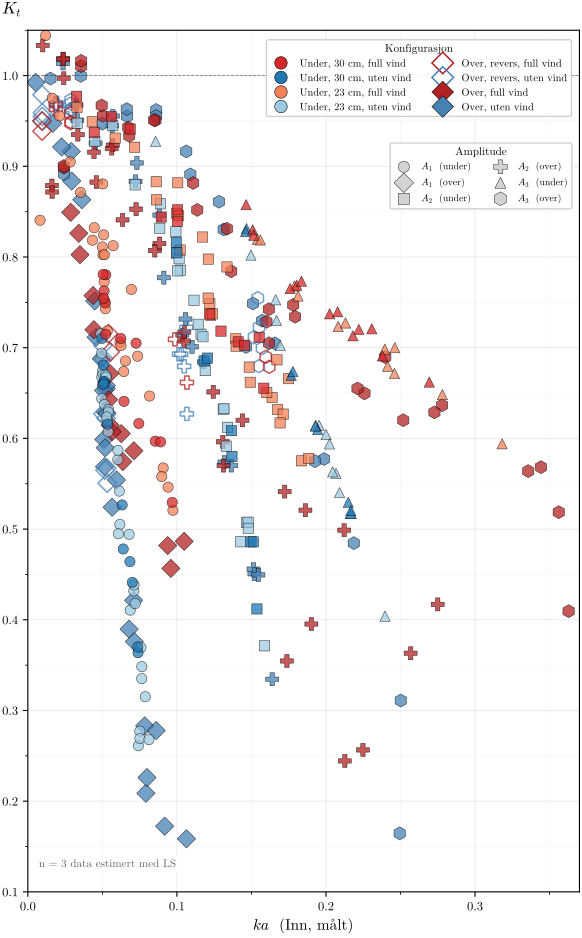

Source code (Python):
"""
All-data damping scatter (CH05 supplementary) — ka variant
==========================================================

Companion to `all_data_damping_scatter.py`. Same scope (cross-condition
overview), x-axis is paddle-only ka per run.

x-axis = `IN Wavenumber (FFT)` × `IN Amplitude (FFT)` [m]. Both factors
are FFT-measured, paddle-tone-only quantities (the pipeline column
`IN ka (FFT)` mixes FFT wavenumber with the time-domain percentile
amplitude, which inflates ka under wind by the wind-wave energy on
top of the paddle wave — misleading for steepness, see CLAUDE.md §16).

Visual language (updated 2026-05-09 — the k-axis sibling still uses the
old hardware-fill convention; this ka variant adopts the
mooring×panel-category scheme established by
analysis_scratch/all_data_damping_scatter_by_mooring.py):

  - Wind condition  → colour hue (red family = full, blue family = no)
  - (Mooring × panel) → colour shade + marker family
      below_loose300 × full    : standard red / blue       | ○ A1, □ A2, △ A3
      below_loose230 × full    : light salmon / light blue | ○ A1, □ A2, △ A3
      above_50 (panel pooled) : pink / turquoise          | ✶ A1 (6-pt),
                                                            ★ A2 (5-pt),
                                                            ✦ A3 (4-pt)

The above_50 pooling (full panel + reverse panel together) is justified
in the appendix table tab:app_panel_pooling — |Δ| ≤ 0.10 in 100% of
cells where both panels were tested.

Run from repo root:
    conda run -n draumkvedet python analysis_scratch/all_data_damping_scatter_ka.py

Outputs:
    analysis_scratch/all_data_damping_scatter_ka.pdf       (scratch quick-view)
    analysis_scratch/all_data_damping_scatter_ka_summary.csv
    output/FIGURES/ch05_damping_all_data_scatter_ka.pdf    (thesis supplementary)
    output/TEXFIGU/ch05_damping_all_data_scatter_ka.tex    (stub; caption from
                                                            FIGURE_CAPTIONS in
                                                            main_save_figures.py)
"""

import sys
import warnings
from pathlib import Path
import glob

warnings.filterwarnings("ignore")

import numpy as np
import pandas as pd
import matplotlib

matplotlib.use("Agg")
import matplotlib.pyplot as plt
import matplotlib.lines as mlines
from matplotlib.ticker import MultipleLocator

BASE = Path(__file__).resolve().parent.parent
sys.path.insert(0, str(BASE))

import os
os.chdir(BASE)

from wavescripts.improved_data_loader import load_analysis_data
from wavescripts.plot_utils import (
    WIND_COLOR_MAP, amp_to_label, apply_thesis_style,
    apply_horizontal_ylabel,
)

apply_thesis_style()

# ── K_t SOURCE: FFT canonical, with three-way LS+PSD fallback ─────────────────
# IMPORTANT — read before changing anything that touches y-values.
#
# K_t plotted on this figure is NOT a flat `OUT/IN (FFT)` read. Per row we
# compute the canonical FFT K_t and ALSO the LS and PSD K_t (using each
# row's `in_probes_used` / `out_probes_used` to know which probes to
# average), then apply a per-row override:
#
#     if |Kt_FFT − Kt_LS| > 0.05  AND  |Kt_FFT − Kt_PSD| > 0.05
#                                AND  |Kt_LS  − Kt_PSD| < 0.05:
#         use Kt_LS         # FFT is the odd one out; LS+PSD agree → trust them
#     else:
#         use Kt_FFT        # canonical
#
# Why: at A3 1.4 Hz nowind above_50 the mar13 run reads Kt_FFT = 0.831
# (an outlier above its fullwind counterparts at ~0.74); Kt_LS = 0.701
# and Kt_PSD = 0.715 agree perfectly and put it cleanly in the field.
# Mechanism: 45 `cut_samples` on probe 9373/340 broke integer-cycle
# coherence in the H&G-snapped FFT window. LS (sinusoid fit at f_paddle)
# and PSD (variance integrated over ±0.1 Hz) are robust to that. See
# the diagnostic memo and CLAUDE.md §6 / §17.
#
# Asymmetric in FFT's favour: ONE substitute method disagreeing isn't
# enough — we require both LS and PSD to disagree with FFT AND to agree
# with each other. Threshold 0.05 sits well above measurement noise:
# scanning all 399 in-scope runs the rule fires on exactly 3 (mar13 1.4Hz
# A3 above_50, mar7 1.1Hz A2 above_50, mar19 1.5Hz A1 loose230), with the
# next-nearest non-trigger at |Kt_FFT − Kt_LS| ≤ 0.03. None of the
# three rescued runs is in the canon thesis-band scope (1.3–1.6 Hz, h100
# lowrange) — they only show up in this supplementary scatter, which
# spans the broader cross-condition record.
#
# Symbol shown on plot is still `K_t` (method-independent). The override
# count and per-row triggers are printed at runtime and recorded in each
# view's figure-stub provenance block. To go back to pure FFT, set
# OVERRIDE_THRESHOLD = float("inf") below — the rule will then never fire.
#
# Sibling: analysis_scratch/under_and_over_mooring_scatter_k.py implements
# the identical rule (k-axis view of the same data subset). Keep the two
# in sync if you change anything here.
OVERRIDE_THRESHOLD = 0.05

# ── I/O ────────────────────────────────────────────────────────────────────────
SCRATCH_PDF = Path(__file__).parent / "all_data_damping_scatter_ka.pdf"
SCRATCH_CSV = Path(__file__).parent / "all_data_damping_scatter_ka_summary.csv"

THESIS_NAME = "ch05_damping_all_data_scatter_ka"
OUT_PDF  = BASE / "output" / "FIGURES" / f"{THESIS_NAME}.pdf"
OUT_STUB = BASE / "output" / "TEXFIGU" / f"{THESIS_NAME}.tex"
CHAPTER  = "05"

K_COL = "IN Wavenumber (FFT)"
A_COL = "IN Amplitude (FFT)"

# ── 1. Load everything ─────────────────────────────────────────────────────────
print("1. Loading all processed folders …")
all_dirs = sorted(glob.glob(str(BASE / "waveprocessed" / "PROCESSED-*")))
print(f"   {len(all_dirs)} folders")
meta, _, _, _ = load_analysis_data(*all_dirs, load_processed=False)
print(f"   {len(meta)} total rows")

# ── 2. Filter & categorize by (mooring × panel) ───────────────────────────────
wave = meta[
    meta["WaveFrequencyInput [Hz]"].notna()
    & (meta["WaveFrequencyInput [Hz]"] > 0)
    & meta["PanelCondition"].isin(["full", "reverse"])
    & meta["WindCondition"].isin(["no", "full"])
    & (meta["quality_flag"] == "ok")
    & meta["OUT/IN (FFT)"].notna()
    & meta[K_COL].notna()
    & meta[A_COL].notna()
    # in/out_probes_used drive the per-method K_t recomputation below.
    # If they're missing on a row, we can't apply the three-way override
    # rule, so drop the row from this figure's scope.
    & meta["in_probes_used"].notna()
    & meta["out_probes_used"].notna()
].copy()

n_extreme = ((wave["OUT/IN (FFT)"] > 2.0) | (wave["OUT/IN (FFT)"] < 0.1)).sum()
wave_clip = wave[(wave["OUT/IN (FFT)"] <= 2.0) & (wave["OUT/IN (FFT)"] >= 0.1)].copy()
print(f"   {len(wave)} wave/quality=ok runs in scope ({n_extreme} extreme outliers clipped)")

n_drop_2hz = int((wave_clip["WaveFrequencyInput [Hz]"] >= 2.0).sum())
wave_clip = wave_clip[wave_clip["WaveFrequencyInput [Hz]"] < 2.0].copy()
print(f"   {len(wave_clip)} after dropping {n_drop_2hz} run(s) at f >= 2.0 Hz")

# Drop the 3 oddball above_200 mooring runs — not in any thesis category.
n_above200 = int((wave_clip["Mooring"] == "above_200").sum())
wave_clip = wave_clip[wave_clip["Mooring"] != "above_200"].copy()
if n_above200:
    print(f"   dropped {n_above200} runs at Mooring=above_200")

# Paddle-only ka: FFT wavenumber × FFT amplitude (mm → m).
wave_clip["ka"] = (wave_clip[K_COL].astype(float)
                   * wave_clip[A_COL].astype(float) / 1000.0)

# ── K_t override rule — see top-of-file IMMUTABLE block for full reasoning ───
# Per row: recompute K_t under each of the three amplitude methods (FFT, LS,
# PSD) using `in_probes_used` / `out_probes_used` to know which probes
# contribute. Then keep canonical FFT unless FFT contradicts BOTH LS and
# PSD, AND those two agree with each other — in which case use LS.
def _kt_method(row, method_suffix):
    inp = [p.strip() for p in str(row["in_probes_used"]).split("+")]
    out = [p.strip() for p in str(row["out_probes_used"]).split("+")]
    try:
        a_in  = float(np.nanmean([row[f"Probe {p} Amplitude{method_suffix}"] for p in inp]))
        a_out = float(np.nanmean([row[f"Probe {p} Amplitude{method_suffix}"] for p in out]))
        if a_in <= 0 or not np.isfinite(a_in) or not np.isfinite(a_out):
            return np.nan
        return a_out / a_in
    except KeyError:
        return np.nan

wave_clip["Kt_FFT_recomp"] = wave_clip.apply(lambda r: _kt_method(r, " (FFT)"), axis=1)
wave_clip["Kt_LS"]         = wave_clip.apply(lambda r: _kt_method(r, " (LS)"),  axis=1)
wave_clip["Kt_PSD"]        = wave_clip.apply(lambda r: _kt_method(r, " (PSD)"), axis=1)
wave_clip["Kt_canon"]      = wave_clip["OUT/IN (FFT)"].astype(float)

_dF  = (wave_clip["Kt_canon"] - wave_clip["Kt_LS"]).abs()
_dP  = (wave_clip["Kt_canon"] - wave_clip["Kt_PSD"]).abs()
_dLP = (wave_clip["Kt_LS"]    - wave_clip["Kt_PSD"]).abs()
_override = (_dF > OVERRIDE_THRESHOLD) & (_dP > OVERRIDE_THRESHOLD) & (_dLP < OVERRIDE_THRESHOLD)
wave_clip["Kt_override"] = _override
wave_clip["Kt_eff"] = np.where(_override, wave_clip["Kt_LS"], wave_clip["Kt_canon"])

print(f"\n   K_t override (FFT → LS) fires on "
      f"{int(_override.sum())} of {len(wave_clip)} runs "
      f"(threshold |ΔKt| > {OVERRIDE_THRESHOLD}, LS+PSD agreement required)")
if _override.any():
    _cols = ["WaveFrequencyInput [Hz]", "WaveAmplitudeInput [Volt]",
             "WindCondition", "Mooring", "PanelCondition",
             "Kt_canon", "Kt_LS", "Kt_PSD"]
    print(wave_clip[_override][_cols].to_string())
    print("   Override paths:")
    for _p in wave_clip[_override]["path"]:
        print(f"     {_p.split('/wavedata/', 1)[1]}")

print(f"   freq range: [{wave_clip['WaveFrequencyInput [Hz]'].min():.2f}, "
      f"{wave_clip['WaveFrequencyInput [Hz]'].max():.2f}] Hz")

# Compose the (mooring × panel) category — above_50 split by panel
# orientation (2026-05-09): per user request, reverse panel data on
# above_50 must be visually distinguishable from full panel. Below
# moorings still keep the "_full" suffix because they only have full
# panel data in canon. The pooling justification (app_panel_pooling)
# still holds for the matching table; this split applies to the
# scatter figure only.
def _category(row):
    m = row["Mooring"]; p = row["PanelCondition"]
    if m == "below_90_loose300" and p == "full":     return "below_loose300_full"
    if m == "below_90_loose230" and p == "full":     return "below_loose230_full"
    if m == "above_50"          and p == "full":     return "above_50_full"
    if m == "above_50"          and p == "reverse":  return "above_50_reverse"
    return "other"

wave_clip["category"] = wave_clip.apply(_category, axis=1)
n_other = int((wave_clip["category"] == "other").sum())
if n_other:
    print(f"   {n_other} runs in 'other' category dropped")
    wave_clip = wave_clip[wave_clip["category"] != "other"].copy()

print("\n2. Counts per category × wind:")
print(wave_clip.groupby(["category", "WindCondition"]).size().unstack(fill_value=0).to_string())
print(f"   total: {len(wave_clip)} runs")

# ── 3. Save summary CSV ───────────────────────────────────────────────────────
summary = (wave_clip.groupby(["category", "WindCondition", "PanelCondition"])
                     .agg(n=("path", "count"),
                          freq_min=("WaveFrequencyInput [Hz]", "min"),
                          freq_max=("WaveFrequencyInput [Hz]", "max"),
                          ka_min=("ka", "min"),
                          ka_max=("ka", "max"),
                          out_in_mean=("OUT/IN (FFT)", "mean"),
                          out_in_std=("OUT/IN (FFT)", "std"))
                     .reset_index())
summary.to_csv(SCRATCH_CSV, index=False)
print(f"\n   Summary → {SCRATCH_CSV.relative_to(BASE)}")

# ── 4. Plot — single figure, mooring×panel categories pooled per by_mooring ──
# Above_50 (over-mooring) palette (2026-05-09, professional pass):
# steel blue (nowind) + firebrick (fullwind). Both are classical matplotlib
# named colours — clearly in the red/blue family, more muted than the
# canon vibrant red/blue (loose300) and clearly distinct from the light
# salmon/light blue (loose230). Below moorings unchanged.
#
# History (over-mooring colour iterations):
#   morning : turquoise / pink  (#17BECF / #E377C2)  — felt cartoonish
#   mid-day : yellow / purple   (#FFD60A / #9467BD)  — too saturated
#   evening : turquoise / magenta (#17BECF / #D81B7A) — bright, garish
#   final   : steel blue / firebrick (#4682B4 / #B22222) — muted, classical
ABOVE_FULLWIND_COLOR = "#B22222"   # firebrick (muted dark red)
ABOVE_NOWIND_COLOR   = "#4682B4"   # steel blue (muted blue)

COLORS = {
    ("below_loose300_full", "no"):   WIND_COLOR_MAP["no"],   # standard blue
    ("below_loose300_full", "full"): WIND_COLOR_MAP["full"], # standard red
    ("below_loose230_full", "no"):   "#9ECAE1",              # light blue
    ("below_loose230_full", "full"): "#F4815A",              # orange salmon
                                                             # (shifted from
                                                             # #FCAE91 to widen
                                                             # gap to magenta)
    ("above_50_full",       "no"):   ABOVE_NOWIND_COLOR,
    ("above_50_full",       "full"): ABOVE_FULLWIND_COLOR,
    ("above_50_reverse",    "no"):   ABOVE_NOWIND_COLOR,
    ("above_50_reverse",    "full"): ABOVE_FULLWIND_COLOR,
}

# Categories where the marker is rendered HOLLOW (no fill, colour goes
# to the outline). Currently used to distinguish above_50 reverse from
# above_50 full panel.
HOLLOW_CATEGORIES = {"above_50_reverse"}

CATEGORY_LABELS = {
    "below_loose300_full": "Under, 30 cm",
    "below_loose230_full": "Under, 23 cm",
    "above_50_full":       "Over",                # mm dropped — implicit
    "above_50_reverse":    "Over, revers",        # only flag the deviation
}

CATEGORY_ORDER = [
    "above_50_full",         # bottom — paint under
    "above_50_reverse",      # bottom-ish; hollow stars sit just above above_50_full
    "below_loose230_full",
    "below_loose300_full",   # top — canonical reference most visible
]

# Marker per (category, amp). Below moorings use the project amp-tier
# convention; above_50 (both panels) uses three visually distinct shapes
# — diamond / filled-plus / hexagon. Pentagon (`p`) was tried for A2 but
# read as too similar to the hexagon at small thesis-figure sizes; the
# filled plus (`P`) breaks the polygon pattern entirely and pops cleanly.
# All three render hollow (face='none', colour to outline) for the
# reverse-panel split. Full vs reverse panel is encoded by fill (see
# HOLLOW_CATEGORIES), not shape.
MARKERS = {
    "below_loose300_full": {0.10: "o",  0.20: "s",  0.30: "^"},
    "below_loose230_full": {0.10: "o",  0.20: "s",  0.30: "^"},
    "above_50_full":       {0.10: "D",  0.20: "P",  0.30: "h"},
    "above_50_reverse":    {0.10: "D",  0.20: "P",  0.30: "h"},
}
WIND_LABEL = {"no": "uten vind", "full": "full vind"}
MARKER_SIZE = 55
ALPHA = 0.75
EDGE_LW = 0.4

def _round_amp(v): return round(float(v), 2)

# ── Shared axis envelope so the 3 views (all / under / over) compare 1:1 ─────
# Computed from the all-data subset so each view sits inside the same box.
XLIM = (0.0, max(0.36, wave_clip["ka"].max() * 1.02))
YLIM = (0.1, 1.05)   # ceiling at 1.05 — drops K_t > 1 outliers (probe
                     # dropouts) and tightens the y-axis, freeing the
                     # top band for the stacked legends (2026-05-09).


def _make_view(sub: pd.DataFrame, *,
               categories: list[str],
               figure_name: str,
               plot_type: str,
               view_label: str,
               draw_fits: bool = True) -> None:
    """Build one scatter figure restricted to ``categories``, save PDF + stub.

    Same axes / encoding as the parent (all-data) figure — only the
    category set changes per view. Shared XLIM/YLIM keeps the three
    views directly comparable.
    """
    # Sized for A4 portrait minus 1-inch margins (8.27" × 11.69" →
    # 6.27" × 9.69" printable area). Tall aspect gives the K_t axis more
    # vertical real estate than the previous near-square (8.5, 8.0).
    fig, ax = plt.subplots(figsize=(6.27, 9.69))

    # Plot order: same as in CATEGORY_ORDER, restricted to this view.
    plot_order = [c for c in CATEGORY_ORDER if c in categories]
    for cat in plot_order:
        sub_cat = sub[sub["category"] == cat]
        if sub_cat.empty:
            continue
        for wind in ("no", "full"):
            for amp_v in (0.10, 0.20, 0.30):
                s = sub_cat[(sub_cat["WindCondition"] == wind)
                            & (sub_cat["WaveAmplitudeInput [Volt]"].apply(_round_amp) == amp_v)]
                if s.empty:
                    continue
                color  = COLORS.get((cat, wind), "gray")
                marker = MARKERS[cat][amp_v]
                sz = MARKER_SIZE * (1.6 if cat.startswith("above_50") else 1.0)
                # Reverse-panel above_50 cells render hollow: facecolour
                # is "none", outline gets the wind colour. Full panel
                # (and all below moorings) render solid with black outline.
                hollow = cat in HOLLOW_CATEGORIES
                face_color = "none" if hollow else color
                edge_color = color  if hollow else "black"
                edge_lw    = 1.1    if hollow else EDGE_LW
                # y-source: Kt_eff = per-row FFT→LS override (see top-of-file block).
                ax.scatter(
                    s["ka"], s["Kt_eff"],
                    facecolors=face_color, edgecolors=edge_color,
                    marker=marker, s=sz,
                    linewidths=edge_lw, alpha=ALPHA,
                    zorder=3 if cat == "below_loose300_full" else 2,
                )
                # Thin per-cell linear fit (one line per (cat × amp × wind))
                # — direct visual companion to the table rows. Span = cell's
                # actual ka range. Style: very thin + low alpha so dots stay
                # primary; colour matches dot face for visual binding to the
                # cell. Reverse-panel cells use a dashed line so the line
                # itself echoes the hollow-marker convention. Skip if the
                # cell has fewer than 2 unique ka values. Disabled in the
                # combined view (draw_fits=False) — 18 lines on 399 dots
                # was too dense to read.
                if draw_fits:
                    ka_cell = s["ka"].to_numpy(float)
                    # Kt_eff: per-row FFT→LS override rule (see top-of-file block).
                    kt_cell = s["Kt_eff"].to_numpy(float)
                    if len(ka_cell) >= 2 and ka_cell.std() > 1e-9:
                        p = np.polyfit(ka_cell, kt_cell, deg=1)
                        x_line = np.array([ka_cell.min(), ka_cell.max()])
                        y_line = np.polyval(p, x_line)
                        ax.plot(
                            x_line, y_line,
                            color=color, lw=0.6, alpha=0.55,
                            linestyle=(0, (3, 1.5)) if hollow else "-",
                            zorder=4 if cat == "below_loose300_full" else 3,
                            solid_capstyle="round",
                        )

    ax.axhline(1.0, color="black", lw=0.6, ls="--", alpha=0.5)
    ax.set_xlabel(r"$ka$  (Inn, målt)", fontsize=11)
    ax.set_ylabel("")
    ax.yaxis.set_major_locator(MultipleLocator(0.1))
    ax.yaxis.set_minor_locator(MultipleLocator(0.05))
    ax.xaxis.set_major_locator(MultipleLocator(0.1))
    ax.xaxis.set_minor_locator(MultipleLocator(0.05))
    ax.grid(which="major", alpha=0.30, lw=0.6)
    ax.grid(which="minor", alpha=0.15, lw=0.4)
    ax.set_xlim(*XLIM); ax.set_ylim(*YLIM)

    # LS-override count annotation (lower-left corner of the data area).
    # See top-of-file IMMUTABLE block for the override rule. Always rendered,
    # even when n=0, so the reader knows the check was applied.
    _n_ls_swap = int(sub[sub["category"].isin(categories)]["Kt_override"].sum())
    ax.text(
        XLIM[0] + 0.02 * (XLIM[1] - XLIM[0]),
        YLIM[0] + 0.025,
        f"n = {_n_ls_swap} data estimert med LS",
        ha="left", va="bottom",
        fontsize=8, color="#555555", alpha=0.90,
        bbox=dict(boxstyle="round,pad=0.25",
                  facecolor="white", alpha=0.80, edgecolor="none"),
        zorder=5,
    )

    # Configuration legend (cat × wind) — only entries relevant to this view.
    # Reverse-panel above_50 entries render hollow (face='none'); the wind
    # colour goes to the marker outline so the legend mirrors the figure.
    # n-counts dropped from labels 2026-05-09 — they live in the companion
    # tables (tab:ch05_damping_*_scatter_ka_table) where they're easier to
    # compare across cells.
    config_handles = []
    for cat in plot_order[::-1]:
        is_above = cat.startswith("above_50")
        # Legend exemplar = the A1 marker from the family (parallel to
        # below where exemplar = "o" = MARKERS[*]/0.10). Picks the family's
        # "smoothest" shape so the cat × wind legend reads compactly.
        cat_marker_exemplar = "D" if is_above else "o"
        cat_msize = 11 if is_above else 9
        hollow = cat in HOLLOW_CATEGORIES
        for wind, wlabel in (("full", "full vind"),
                             ("no",   "uten vind")):
            wind_color = COLORS[(cat, wind)]
            mfc = "none"      if hollow else wind_color
            mec = wind_color  if hollow else "black"
            mew = 1.1         if hollow else 0.4
            config_handles.append(
                mlines.Line2D([], [],
                              marker=cat_marker_exemplar, linestyle="None",
                              markerfacecolor=mfc,
                              markeredgecolor=mec, markeredgewidth=mew,
                              markersize=cat_msize,
                              label=f"{CATEGORY_LABELS[cat]}, {wlabel}")
            )

    # Amplitude legend — only the marker family present in this view.
    amp_handles = []
    has_below = any(c.startswith("below_") for c in plot_order)
    has_above = any(c.startswith("above_50") for c in plot_order)
    for v in (0.10, 0.20, 0.30):
        if has_below:
            amp_handles.append(
                mlines.Line2D([], [], color="black",
                              marker=MARKERS["below_loose300_full"][v], linestyle="None",
                              markersize=8, markerfacecolor="lightgray",
                              markeredgecolor="black", markeredgewidth=0.3,
                              label=f"{amp_to_label(v)}{'  (under)' if has_above else ''}")
            )
        if has_above:
            amp_handles.append(
                mlines.Line2D([], [], color="black",
                              marker=MARKERS["above_50_full"][v], linestyle="None",
                              markersize=10, markerfacecolor="lightgray",
                              markeredgecolor="black", markeredgewidth=0.3,
                              label=f"{amp_to_label(v)}{'  (over)' if has_below else ''}")
            )
    amp_legend_ncol = 2 if (has_below and has_above) else 1

    # Both legends stack in the upper-right corner (2026-05-09 layout):
    # Konfigurasjon legend on top (wide — typically 2 columns), Amplitude
    # legend immediately below it. Y-axis ceiling at 1.05 frees the top
    # band of the data area; legends sit there without occluding dots.
    # Amplitude legend's anchor y is computed from Konfigurasjon's
    # rendered bbox so the spacing is correct regardless of how many
    # rows Konfigurasjon ends up using.
    leg_cfg = ax.legend(handles=config_handles, loc="upper right",
                        bbox_to_anchor=(0.995, 0.995),
                        fontsize=7.5, framealpha=0.92,
                        title="Konfigurasjon", title_fontsize=8,
                        ncol=2 if len(config_handles) >= 4 else 1)
    ax.add_artist(leg_cfg)

    # Force a draw so leg_cfg has a real bbox; transform it into axes
    # coordinates and drop the amplitude legend just below it.
    fig.canvas.draw()
    leg_cfg_bbox = leg_cfg.get_window_extent().transformed(ax.transAxes.inverted())
    amp_anchor_y = leg_cfg_bbox.y0 - 0.010   # tiny gap

    ax.legend(handles=amp_handles, loc="upper right",
              bbox_to_anchor=(0.995, amp_anchor_y),
              fontsize=7, framealpha=0.92,
              title="Amplitude", title_fontsize=8,
              ncol=amp_legend_ncol)

    n_total = len(sub[sub["category"].isin(categories)])
    print(f"\n   {view_label}:  n = {n_total} kjøringer")

    fig.subplots_adjust(left=0.10, right=0.98, top=0.95, bottom=0.06)
    apply_horizontal_ylabel(ax, r"$K_t$", fontsize=12)

    # Save → output/FIGURES + stub
    out_pdf  = BASE / "output" / "FIGURES" / f"{figure_name}.pdf"
    out_stub = BASE / "output" / "TEXFIGU" / f"{figure_name}.tex"
    out_pdf.parent.mkdir(parents=True, exist_ok=True)
    out_stub.parent.mkdir(parents=True, exist_ok=True)
    fig.savefig(out_pdf, bbox_inches="tight", pad_inches=0.02)
    print(f"   Saved → {out_pdf.relative_to(BASE)}")

    # Stub
    import wavescripts.plot_utils as pu
    pu.ACTIVE_DATASETS = [Path(d).name for d in all_dirs]
    cats_str = ", ".join(categories)
    sub_view = sub[sub["category"].isin(categories)]
    _meta_stub = pu.build_fig_meta(
        {
            "filters": {
                "PanelCondition":   "full + reverse" if "above_50" in categories else "full",
                "WindCondition":    "no, full",
                "quality_flag":     "ok",
                "categories":       cats_str,
            },
            "plotting": {"figure_name": figure_name},
        },
        chapter=CHAPTER,
        extra={"script": "analysis_scratch/all_data_damping_scatter_ka.py"},
        computed_in=("analysis_scratch/all_data_damping_scatter_ka.py "
                     f"(view: {view_label})"),
        data_class="DELEG",
        findings_doc=None,
        fft_window_hz=0.1,
        extra_params=(
            f"all PROCESSED-* folders ({len(all_dirs)}). Same filter as the "
            f"parent ch05_damping_all_data_scatter_ka, restricted to "
            f"categories: {cats_str}. "
            f"x-axis = paddle-only ka = `IN Wavenumber (FFT)` × `IN Amplitude "
            f"(FFT)` [m] (FFT-measured, paddle-tone-only). "
            f"Encoding: same as parent — colour shade encodes mooring (within "
            f"red/blue families); marker family encodes mooring family "
            f"(○/□/△ for below; 6/5/4-pt stars for above_50). "
            f"Shared XLIM/YLIM with the parent for direct visual comparison. "
            f"K_t SOURCE: canonical OUT/IN (FFT) with per-row LS+PSD override "
            f"— if |Kt_FFT−Kt_LS|>{OVERRIDE_THRESHOLD} AND "
            f"|Kt_FFT−Kt_PSD|>{OVERRIDE_THRESHOLD} AND "
            f"|Kt_LS−Kt_PSD|<{OVERRIDE_THRESHOLD}, use Kt_LS (FFT broken on "
            f"that run — typically by cut_samples breaking window cycle "
            f"coherence). Override fires on 3/399 in-scope runs across the "
            f"full dataset, none of which is in the canon thesis-band scope. "
            f"See script's top-of-file IMMUTABLE block."
        ),
        extra_stats={
            "n_total":  len(sub_view),
            **{f"n_{c}": int((sub_view["category"] == c).sum()) for c in categories},
            "ka_min":   float(sub_view["ka"].min()),
            "ka_max":   float(sub_view["ka"].max()),
            # n_kt_override = runs in this view where the FFT-vs-LS+PSD
            # rule swapped Kt_FFT for Kt_LS. See top-of-script IMMUTABLE.
            "n_kt_override": int(sub_view["Kt_override"].sum()),
            "kt_override_threshold": OVERRIDE_THRESHOLD,
        },
    )
    pu.write_figure_stub(_meta_stub, plot_type=plot_type,
                         subfig_filenames=[figure_name],
                         thispagestyle="empty")
    print(f"   Stub → {out_stub.relative_to(BASE)}")
    plt.close(fig)


# ── 4./5./6. Build all three views ────────────────────────────────────────────
print("\n3. Building views …")
VIEWS = [
    # Combined view: regression lines OFF — 18 thin lines over 399 dots
    # was visually overcrowded. The under/over subviews keep their lines
    # since they're sparse enough to read; the combined view leans on the
    # tables for per-cell numbers (tab:ch05_damping_all_data_scatter_ka_table).
    {"name": "all",   "categories": CATEGORY_ORDER,
     "figure_name": "ch05_damping_all_data_scatter_ka",
     "plot_type":   "damping_all_data_scatter_ka",
     "view_label":  "all data (loose300 + loose230 + above_50 split by panel)",
     "draw_fits":   False},
    {"name": "under", "categories": ["below_loose300_full", "below_loose230_full"],
     "figure_name": "ch05_damping_undermooring_scatter_ka",
     "plot_type":   "damping_undermooring_scatter_ka",
     "view_label":  "undermooring only (loose300 + loose230)",
     "draw_fits":   True},
    {"name": "over",  "categories": ["above_50_full", "above_50_reverse"],
     "figure_name": "ch05_damping_overmooring_scatter_ka",
     "plot_type":   "damping_overmooring_scatter_ka",
     "view_label":  "overmooring only (above_50 full + reverse, panel-split)",
     "draw_fits":   True},
]

for view in VIEWS:
    _make_view(wave_clip,
               categories=view["categories"],
               figure_name=view["figure_name"],
               plot_type=view["plot_type"],
               view_label=view["view_label"],
               draw_fits=view["draw_fits"])

# Also write the all-data scratch sibling for backward compat
fig_all_pdf_scratch = SCRATCH_PDF
fig_all_pdf_thesis = BASE / "output" / "FIGURES" / "ch05_damping_all_data_scatter_ka.pdf"
import shutil
shutil.copyfile(fig_all_pdf_thesis, fig_all_pdf_scratch)
print(f"\n   Scratch sibling → {fig_all_pdf_scratch.relative_to(BASE)}")

print("\nDone.")
